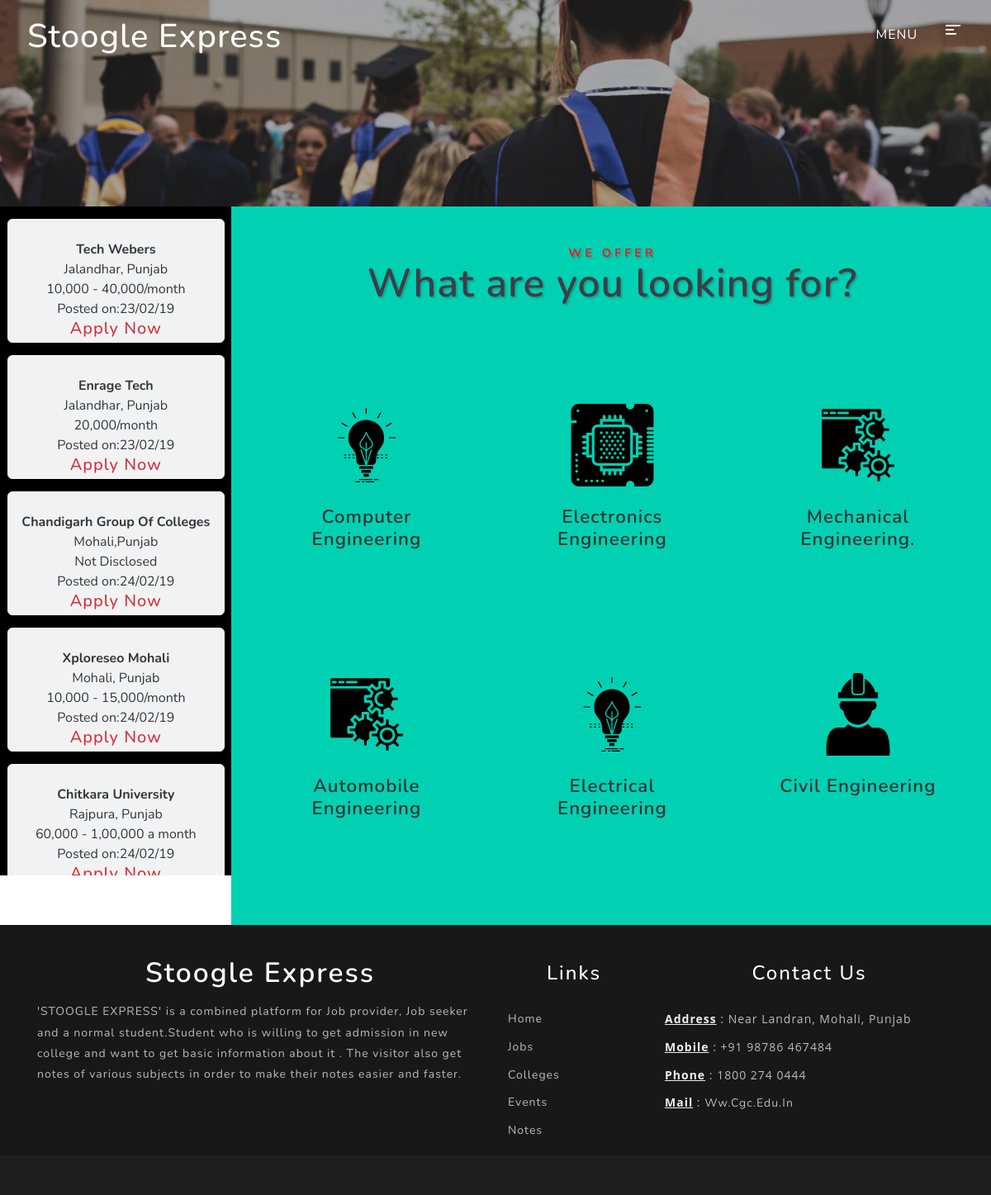
Page /Jhome.php on the committed database.
### tables this page shows
CREATE TABLE `jobs` (
  `id` int(11) NOT NULL,
  `name` varchar(2000) NOT NULL,
  `sal` varchar(255) NOT NULL,
  `address` varchar(2000) NOT NULL,
  `exp` varchar(200) NOT NULL,
  `category` varchar(200) NOT NULL,
  `qual` varchar(2000) NOT NULL,
  `jtype` varchar(2000) NOT NULL,
  `date` varchar(200) NOT NULL,
  `cname` varchar(2000) NOT NULL,
  `email` varchar(200) NOT NULL
);

### Jhome.php (the view, shortened to what this page needs)
<?php
    include("header.php");
 ?>
          <div class="row choose-main">
          <?php
          $con=mysqli_connect("localhost","root","","stoogle");
          $sel="select * from  jobs Limit 1,180";
          $run=mysqli_query($con,$sel);
        ?>
            <div class="marqq">
              <div class="marq-cont" style="background: black">
</div>
        <div class="marq-cont">
          <div class="marquee">
            <?php
          while($row=mysqli_fetch_array($run))
          {
              ?>
             <div class="img1 text-dark"  style="height:150px ; text-decoration: none;text-align: center;"><?php echo $row['name']; ?><br>
                  <b><?php echo $row['cname']; ?></b> <br>
             <?php echo $row['address']; ?><br>
                 <?php echo $row['sal']; ?> <br>
                 Posted on:<?php echo $row['date']; ?>
             <a href="#" data-toggle="modal" data-target="#data">
                 <h5 class="text-danger">Apply Now</h5>
           </a>
             </div>
   <?php
            }?>
          </div>
        </div>
      </div>
    </div>
        <section class="offer-service-w3ls col-lg-9" >
        <div class="container ">
            <div class="inner-sec-wthree-w3ls py-md-5 py-4">
                <h3 class="tittle-w3l text-center mb-lg-5 mb-3">
                    <span>We Offer</span>What are you looking for? </h3>
                  <div class="row">
                    <div class="col-lg-4 service-in text-center mt-5">
          <div class="card">
            <div class="card-body">
              <a href="jview.php?category=CSE&c=Computer Engineering Jobs"><i ><img src="images/elect.svg" height="100px" width="100px" /></i>
                <br><br>
              <h5 class="card-title">Computer Engineering</h5><br><br>
            </a>
            </div>
          </div>
        </div>
                    <div class="col-lg-4 service-in text-center mt-5">
                        <div class="card">
            <div class="card-body">
              <a href="jview.php?category=ECE &c=Electronics Engineering Jobs"> <i><img src="images/ece.svg" height="100px" width="100px" /></i>
                            <br><br>
              <h5 class="card-title">Electronics Engineering</h5><br><br>
            </a>
            </div>
          </div>
                    </div>
                       <div class="col-lg-4 service-in text-center mt-5">
                        <div class="card">
            <div class="card-body">
               <a href="jview.php?category=ME &c=Mechanical Engineering Jobs "><i><img src="images/me.svg" height="100px" width="100px"></i>
                <br><br>
              <h5 class="card-title">Mechanical Engineering.</h5><br><br>
            </a>
            </div>
          </div>
                    </div>
                     <div class="col-lg-4 service-in text-center mt-5">
                        <div class="card">
            <div class="card-body">
              <a href="jview.php?category=Auto &c=Automobile Engineering Jobs"> <i><img src="images/me.svg" height="100px" width="100px" /></i><br><br>
              <h5 class="card-title">Automobile Engineering</h5><br><br>
            </a>
            </div>
          </div>
                    </div>
                     <div class="col-lg-4 service-in text-center mt-5">
                        <div class="card">
            <div class="card-body">
               <a href="jview.php?category=Elect &c=Electrical Engineering Jobs"><i><img src="images/elect.svg" height="100px" width="100px" /></i><br><br>
              <h5 class="card-title">Electrical Engineering</h5><br><br>
            </div>
          </div>
                    </div>
                     <div class="col-lg-4 service-in text-center mt-5">
                        <div class="card">
            <div class="card-body">
               <a href="jview.php?category=Civil &c=Civil Engineering Jobs"><i><img src="images/civil.svg" height="100px" width="100px"/></i><br><br>
              <h5 class="card-title">Civil Engineering</h5><br><br>
            </a>
            </div>
          </div>
                    </div>
                </div>
            </div>
        </div>
    </section>
   <?php
    include("footer.php");
 ?>

### header.php (shortened to what this page needs)
<!DOCTYPE html>
<html lang="zxx">
<head>
    <link href="css/bootstrap.css" rel='stylesheet' type='text/css' />
    <link rel="stylesheet" href="css/owl.carousel.css" type="text/css" media="all">
    <link rel="stylesheet" href="css/owl.theme.css" type="text/css" media="all">
    <link href="css/nav.css" rel='stylesheet' type='text/css' />
    <link href="css/style.css" rel='stylesheet' type='text/css' />
    <link href="css/fontawesome-all.css" rel="stylesheet">
</head>
<body>
    <div class="inner-page" id="home">
        <div class="top_nav">
            <h1>
                <a class="logo" href="index.php">Stoogle Express</a>
            </h1>
            <div class="container-btn" id="btn">
                <div class="text">Menu</div>
                <div id="bars">
                    <div class="bar first"></div>
                    <div class="bar second"></div>
                    <div class="bar third"></div>
                </div>
            </div>
        </div>
    </div>

### footer.php (shortened to what this page needs)
<section class="footer">
    <div class="footer-top-w3layouts py-lg-3">
        <div class="container">
            <div class="row footer-grids">
                <div class="col-lg-6 col-md-7 footer-grid text-left">
                    <div class="footer-logo">
                       <br> <h3 class="mb-3"><a class="logo" href="index.html">Stoogle Express</a></h3>
                         <p>'STOOGLE EXPRESS' is a combined platform
                        for Job provider, Job seeker and a normal student.Student who is willing to get admission in new college and want to get basic information about it . The visitor also get notes of various subjects in order to make their notes easier and faster.</p>
                    </div>
                </div>
                <div class="col-lg-2 col-md-7 col-sm-5 mt-lg-0 mt-sm-5 mt-4 footer-grid links text-left">
                  <br>  <h3 class="mb-4"> links </h3>
                    <ul>
                        <li>
                            <a href="index.php">Home</a>
                        </li>
                        <li>
                            <a href="jhome.php">Jobs</a>
                        </li>
                        <li>
                            <a href="about.php">Colleges</a>
                        </li>
                        <li>
                            <a href="gallery.php">Events</a>
                        </li>
                        <li>
                            <a href="pdf.php">Notes</a>
                        </li>
                    </ul>
                </div>
                <div class="col-lg-4 col-md-6 col-sm-7 mt-lg-0 mt-sm-5 mt-4 footer-grid links text-left">
                  <br>  <h3 class="mb-4">contact Us </h3>
                    <ul>
                        <li><strong>Address</strong> : Near Landran, Mohali, Punjab</li>
                        <li><strong>Mobile</strong> : +91 98786 467484</li>
                        <li><strong>Phone</strong> :  1800 274 0444</li>
                        <li><strong>Mail</strong> : <a href="mailto:info@example.com">ww.cgc.edu.in</a></li>
                    </ul>
                </div>
            </div>
        </div>
    </div>
</section>
<div class="copy_right_w3ls py-4 text-center">
</div>
</body>
</html>

### css/nav.css (style rules this page uses)
.container-btn { position: absolute; top: 30px; right: 15px; cursor: pointer; z-index: 99; color: #fff; }
.container-btn .text { width: 110px; display: inline-block; text-align: center; vertical-align: top; text-transform: uppercase; letter-spacing: 1px; }
.container-btn #bars { height: 30px; width: 40px; display: inline-block; vertical-align: top; }
.container-btn .bar { background: #fff; height: 2px; margin-bottom: 3px; animation: sound 0ms -800ms linear infinite alternate; }
.container-btn .first { width: 18px; }
.container-btn .second { width: 10px; }
.container-btn .third { width: 13px; }

### css/style.css (style rules this page uses)
* { margin: 0; padding: 0; }
.container { width: 100%; height: auto; position: relative; }
.footer { width: 100%; height: auto; margin-top: 0%; }
html, body { margin: 0; font-size: 100%; font-family: 'Nunito', sans-serif; background: #fff; }
body a { text-decoration: none; transition: 0.5s all; -webkit-transition: 0.5s all; -moz-transition: 0.5s all; -o-transition: 0.5s all; -ms-transition: 0.5s all; font-family: 'Nunito', sans-serif; }
body img { width: 100%; }
h1, h2, h3, h4, h5, h6 { margin: 0; font-family: 'Nunito', sans-serif; letter-spacing: 1px; }
p { margin: 0; font-size: 0.9em; color: #8c9398; line-height: 2em; letter-spacing: 1px; }
ul { margin: 0; padding: 0; }
h1 a.logo { position: absolute; z-index: 9; top: 20px; left: 33px; font-size: 1em; color: #fff; }
h3.tittle-w3l span { display: block; font-weight: 700; text-transform: uppercase; font-size: 0.3em; color: #ec1c24; letter-spacing: 4px; }
h3.tittle-w3l { text-shadow: 2px 2px 2px rgba(41, 41, 41, 0.26); font-size: 3em; color: #3d3e48; font-weight: 600; }
h5.card-title { color: #ec1c24; font-size: 1.1em; font-weight: 600; }
.offer-service-w3ls { background:#00d1b2; }
.service-in .card { border: none; background: none; }
.service-in .card-title { font-size: 1.4em; color: #333; font-weight: 600; }
.service-in .card i { font-size: 2em; margin-bottom: 0.7em; color: #ffc107; }
.inner-page { background: url(../images/banner5.jpg) no-repeat center; background-size: cover; min-height: 250px; }
.footer { background: #181818; }
.footer-grid h3, .footer-list h3, .edu-footer-grid h3 { font-size: 24px; color: #FFFFFF; text-transform: capitalize; line-height: 1.5em; letter-spacing: 2px; }
.footer-grid p { color: #bbbbbb; font-size: 14px; line-height: 1.8em; letter-spacing: 1px; }
.footer-grid ul, .footer-list ul { padding: 0; margin: 0; }
.footer-grid ul li, .footer-list ul li { display: block; margin: .4em 0 0; }
.footer-grid ul li { color: #bbb; font-size: 14px; text-decoration: none; line-height: 2em; text-transform: capitalize; letter-spacing: 1px; font-family: 'Open Sans', sans-serif; }
.footer-grid strong { text-decoration: underline; color: #eee; }
.footer-grid ul li a { color: #bbb; font-size: 1em; }
.footer-logo a { color: #FFFFFF; font-weight: 600; text-decoration: none; font-size: 1.4em; text-transform: capitalize; }
.copy_right_w3ls { background: #161616; }
.copy_right_w3ls { background: #1f1e1e; }

### Jhome.php (style rules this page uses)
.marqq { width: 24%; height: 800px; float:left; display:block; position: relative; }
.marq-cont { position: absolute; top: 0; left: 0; width: 100%; height: 810px; margin-left: 7px; overflow: hidden; }
.marquee { position:relative; width:90%; animation:scroll 70s linear infinite; animation-delay: 0; padding-left:3px; }
.img1 { width:100%; height:100px; border:1px solid white; border-radius: 2%; }
h3 { text-align: center; color: #fff; }

### header.php (style rules this page uses)
.img1 { width:100%; height:150px; background: #fff; margin-top:15px; margin-left: 7px; opacity: 0.95; border-radius: 6px; }
.marquee { animation: scroll 30s linear infinite; position: relative; }

### rows in the picture
jobs: cname "Tech Webers", address "Jalandhar, Punjab", sal "10,000 - 40,000/month", date "23/02/19"
jobs: cname "Enrage Tech", address "Jalandhar, Punjab", sal "20,000/month", date "23/02/19"
jobs: cname "Chandigarh Group Of Colleges", address "Mohali,Punjab", sal "Not Disclosed", date "24/02/19"
jobs: cname "Xploreseo Mohali", address "Mohali, Punjab", sal "10,000 - 15,000/month", date "24/02/19"
jobs: cname "Chitkara University", address "Rajpura, Punjab", sal "60,000 - 1,00,000 a month", date "24/02/19"
